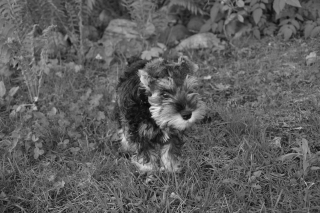
//> input picture OpenCVtutorials/OpenCVtutorials/output.png, 320 x 213 px
$ ./Source   (built with g++ and OpenCV 4)
//> lines starting //> are read from the running program, lines starting //| are printed output that depends on the picture
### OpenCVtutorials/OpenCVtutorials/Histogram1D.h
#pragma once
#include <opencv2/core.hpp>

class Histogram1D
{
private:
	int histSize[1];
	float hranges[2];
	const float *ranges[1];
	int channels[1];
public:
	Histogram1D();
	~Histogram1D();
	cv::Mat getHistogram(const cv::Mat &image);
	cv::Mat getHistogramImage(const cv::Mat &image, int zoom = 1);
	static cv::Mat getImageOfHistogram(const cv::Mat &hist, int zoom);
};

### OpenCVtutorials/OpenCVtutorials/ColorDetector.h
#pragma once

#include<opencv2/core/core.hpp>
#include<opencv2/imgproc/imgproc.hpp>

using namespace cv;

class ColorDetector
{
private:
	int maxDist;
	cv::Vec3b target;
	cv::Mat converted;
	bool useLab;

	cv::Mat result;
public:
	ColorDetector() :maxDist(100), target(0, 0, 0), useLab(false) {}
	ColorDetector(bool useBool) :maxDist(100), target(0, 0, 0), useLab(useBool) {}
	// [17 lines left out: functions ColorDetector, getDistanceToTargetColor, getColorDistance, not called in this run]

	cv::Mat process(const cv::Mat &image);

	cv::Mat operator() (const cv::Mat &image)
	{
		cv::Mat input;
		if (useLab)
		{
			cv::cvtColor(image, input, CV_BGR2Lab);
		}
		else
		{
			input = image;
		}

		cv::Mat output;
		cv::absdiff(input, cv::Scalar(target), output);

		std::vector<cv::Mat> images;
		cv::split(output, images);

		output = images[0] + images[1] + images[2];
		cv::threshold(output,
			output, maxDist, 255, cv::THRESH_BINARY_INV);
		return output;
	}

	// [36 lines left out: functions setColorDistanceThreshold, getColorDistanceThreshold, setTargetColor, setTargetColor, getTargetColor, not called in this run]
};

### OpenCVtutorials/OpenCVtutorials/Source.cpp
#include <iostream>
#include <random>
#include <opencv2/core.hpp>
#include <opencv2/highgui.hpp>
#include <opencv2/imgproc.hpp>
#include "ColorDetector.h"
#include "Histogram1D.h"

using namespace std;
using namespace cv;


// [13 lines of commented-out code are left out]
void DrawCircle()
{
	Mat image = imread("output.png");
//> image is the input picture: 213 rows x 320 cols, CV_8UC3; min 7, max 228, mean 94

	if (!image.empty())
	{
		flip(image, image, 1);
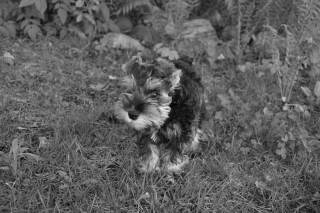
//> image: 213 rows x 320 cols, CV_8UC3; min 7, max 228, mean 94
		circle(image, Point(155, 110), 65, 0, 3);
		putText(image, "This is a dog.", Point(40, 200), FONT_HERSHEY_PLAIN, 2.0, 255, 2);
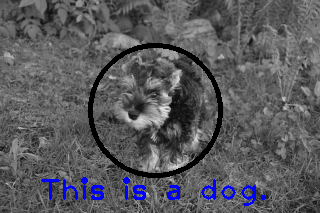
//> image: 213 rows x 320 cols, CV_8UC3; mean B, G, R 93.8, 89.6, 89.6
		namedWindow("Image");
		imshow("Image", image);
		cout << "No of channels:" << image.channels() << endl;
//| No of channels:3
		//setMouseCallback("Image", onMouse, reinterpret_cast<void*>(&image));
		//imshow("Resultwin", result);
		//imwrite("output.png", result);
	}
}

// [290 lines left out: functions function, ManipulatingImage, ROI, salt, colorReduce, colorReduceUsingIt and 7 more, not called in this run]

// [32 lines of commented-out code are left out]
int main() { DrawCircle(); }
